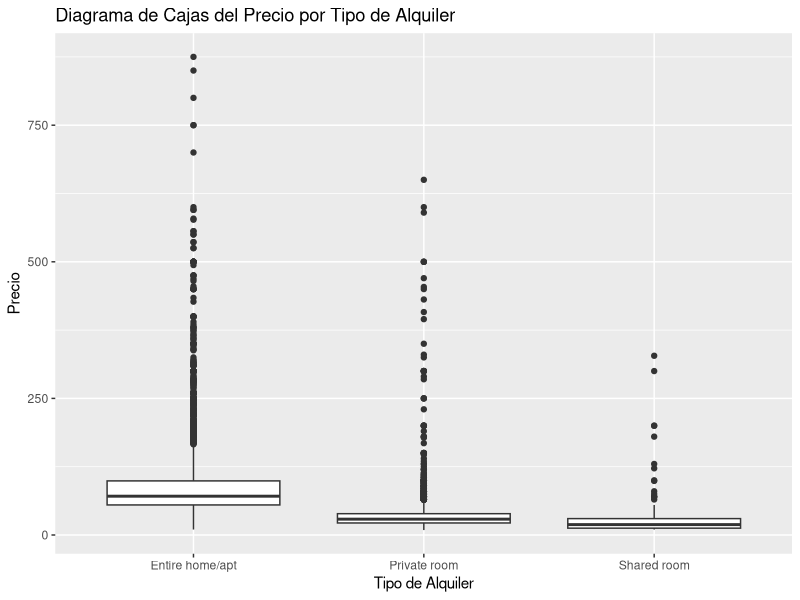
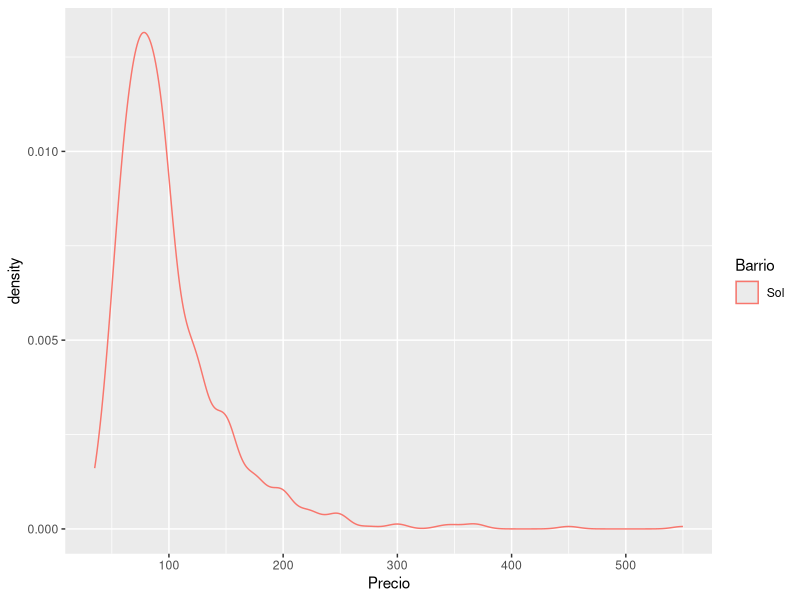
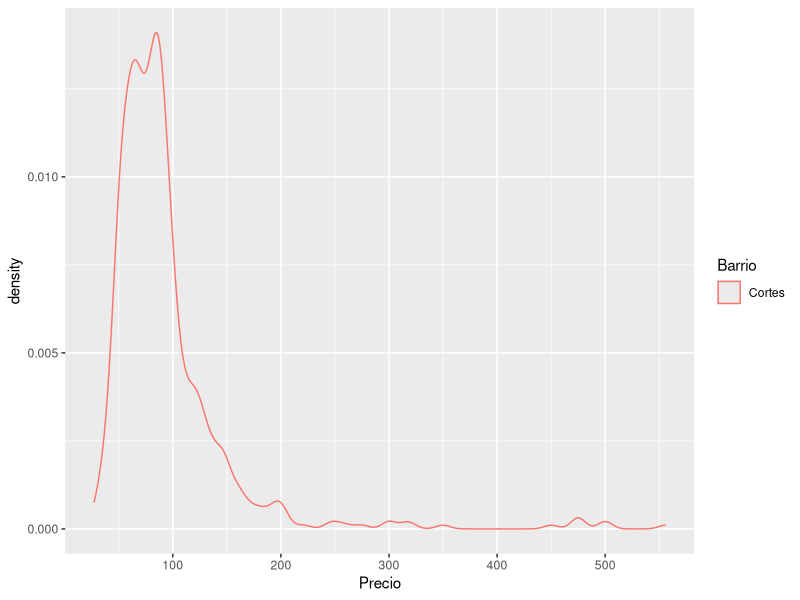

Here is the R script that generated these plots, in order:
## ---- chunk 1
library(ggplot2)
library(dplyr)
## ---- chunk 2
airbnb<-read.csv('data//airbnb.csv',sep = ',', stringsAsFactors = T)
## ---- chunk 3
airbnb[1:6,]
## ---- chunk 4

newnames<-c("CodigoPostal","Barrio","TipoPropiedad","TipoAlquiler","MaxOcupantes","NumBanyos", "NumDormitorios","NumCamas","TipoCama","Comodidades","PiesCuadrados","Precio","Puntuacion")

colnames(airbnb)<-newnames

#View(airbnb)
## ---- chunk 5
airbnb$MetrosCuadrados<-airbnb$PiesCuadrados*0.092903

## ---- chunk 6

airbnb$CodigoPostal[which(airbnb$CodigoPostal == '-')] <- NA
airbnb$CodigoPostal[which(airbnb$CodigoPostal == '')] <- NA
airbnb$CodigoPostal[which(airbnb$CodigoPostal == '28')]  <- NA

#str(airbnb$CodigoPostal)
#summary(airbnb)



## ---- chunk 7


airbnb$CodigoPostal[which(airbnb$CodigoPostal == '28002\n28002')] = '28002'


## ---- chunk 8

airbnb$CodigoPostal[which(airbnb$CodigoPostal == '2804')] = '28004'
airbnb$CodigoPostal[which(airbnb$CodigoPostal == '2805')] = '28005'
airbnb$CodigoPostal[which(airbnb$CodigoPostal == '2815')] = '28015'

#str(airbnb$CodigoPostal)
#summary(airbnb)


## ---- chunk 9

table(airbnb$CodigoPostal)


## ---- chunk 10

entradas <- airbnb |> group_by(CodigoPostal) |> count(sort = TRUE)

print(head(entradas, 5))

print(tail(entradas, 5))

## ---- chunk 11

barios_28012 <- unique(airbnb$Barrio[which(airbnb$CodigoPostal == 28012)])

print (barios_28012)


## ---- chunk 12

#df_entradas_barrio <- airbnb$Barrio[which(airbnb$CodigoPosta  == 28012)]
#summary(df_entradas_barrio)

df_28012 <- airbnb |> filter(CodigoPostal == 28012) |> group_by(Barrio) |> count(sort = TRUE)

print(df_28012)

## ---- chunk 13

#length(summary(df_entradas_barrio))
#100

df_barrios <- unique(airbnb$Barrio)


cat('\nHay ', as.character(length(df_barrios)), ' barrios\n\n')
print(df_barrios)

## ---- chunk 14

barrios <- airbnb |> group_by(Barrio) |> count(sort = TRUE)

print(head(barrios, 5))


## ---- chunk 15

tipos_alquileres <- airbnb |> group_by(TipoAlquiler) |> count(sort = TRUE)

print(tipos_alquileres)

ggplot(airbnb, aes(x = TipoAlquiler, y = Precio)) +
  geom_boxplot() +
  labs(title = "Diagrama de Cajas del Precio por Tipo de Alquiler",
       x = "Tipo de Alquiler", y = "Precio")

## ---- chunk 16

resultados_dplyr <- airbnb |> 
    group_by(TipoAlquiler) |> 
    summarize(PrecioMedio = mean(Precio, na.rm = TRUE))

print(resultados_dplyr)

paste("Comprobamos la calidad del dato")

summary(resultados_dplyr)

#Entire home/apt	7903			
#Private room	5113			
#Shared room
# 
# df_Entire <- airbnb$Precio[which(airbnb$TipoAlquiler == 'Entire home/apt')]
# df_Private <- airbnb$Precio[which(airbnb$TipoAlquiler == 'Private room')]
# df_Shared <- airbnb$Precio[which(airbnb$TipoAlquiler == 'Shared room')]
# #print(df_Entire)
# 
# print(df_Shared)
# 
# paste("El precio medio es ", mean(df_Entire))
# paste("                   ", median(df_Entire))
# paste("                   ", sd(df_Entire))
# paste("El precio medio es ", mean(df_Private))
# paste("                   ", median(df_Private))
# paste("                   ", sd(df_Private))
# paste("El precio medio es ", mean(df_Shared))
# paste("                   ", median(df_Shared))
# paste("                   ", sd(df_Shared))


## ---- chunk 17

airbnb_entire <- airbnb |> filter(TipoAlquiler =="Entire home/apt")

print(airbnb_entire)

## ---- chunk 18

barrios_airbnb_entire <- airbnb_entire |> group_by(Barrio) |> count(sort = TRUE)

print(barrios_airbnb_entire)

## ---- chunk 19

barrios_mayor_precio_medio1 <- airbnb_entire |> 
                                group_by(Barrio) |> 
                                summarize(PrecioMedio = mean(Precio))

print(barrios_mayor_precio_medio1)



barrios_mayor_precio_medio2 <- aggregate(Precio ~ Barrio, data = airbnb_entire, mean)

print(barrios_mayor_precio_medio2)

## ---- chunk 20

barrios_mayor_precio_medio_aptos <- airbnb_entire %>%
  group_by(Barrio) %>%
  summarize(
    PrecioMedio = mean(Precio, na.rm = TRUE),
    Registros = n()
  )

print(barrios_mayor_precio_medio_aptos)

## ---- chunk 21

df15 <- barrios_mayor_precio_medio_aptos |> 
          filter(Registros >100) |>
          arrange(desc(PrecioMedio)) |>
          top_n(5)
  
          #top_n(5, PrecioMedio)
  
          #slice_max(sort(PrecioMedio, decreasing=TRUE), n = 5) 
          #top_n(n = 5, sort(PrecioMedio, decreasing=TRUE)) 
          
print(df15)

## ---- chunk 22

dfsol <- airbnb_entire |>
            filter(Barrio == 'Sol')
print(dfsol)
ggplot(dfsol, aes(x = Precio, colour = Barrio)) + geom_density()

dfcortes <- airbnb_entire |>
            filter(Barrio == 'Cortes')
print(dfcortes)
ggplot(dfcortes, aes(x = Precio, colour = Barrio)) + geom_density()



## ---- chunk 23



## ---- chunk 24



## ---- chunk 25



